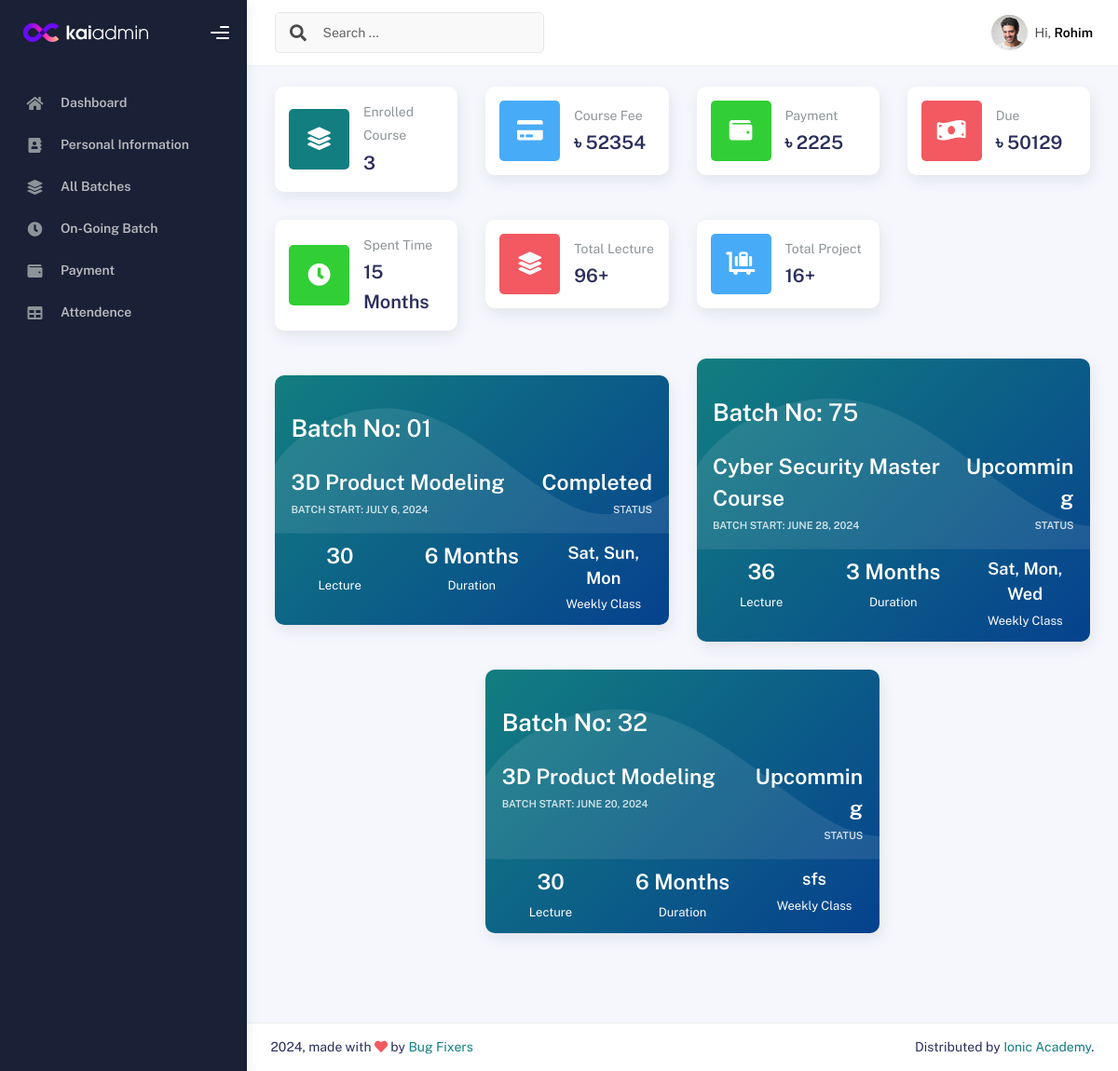
Page /dashboard/ (signed in) on the earlier database version.
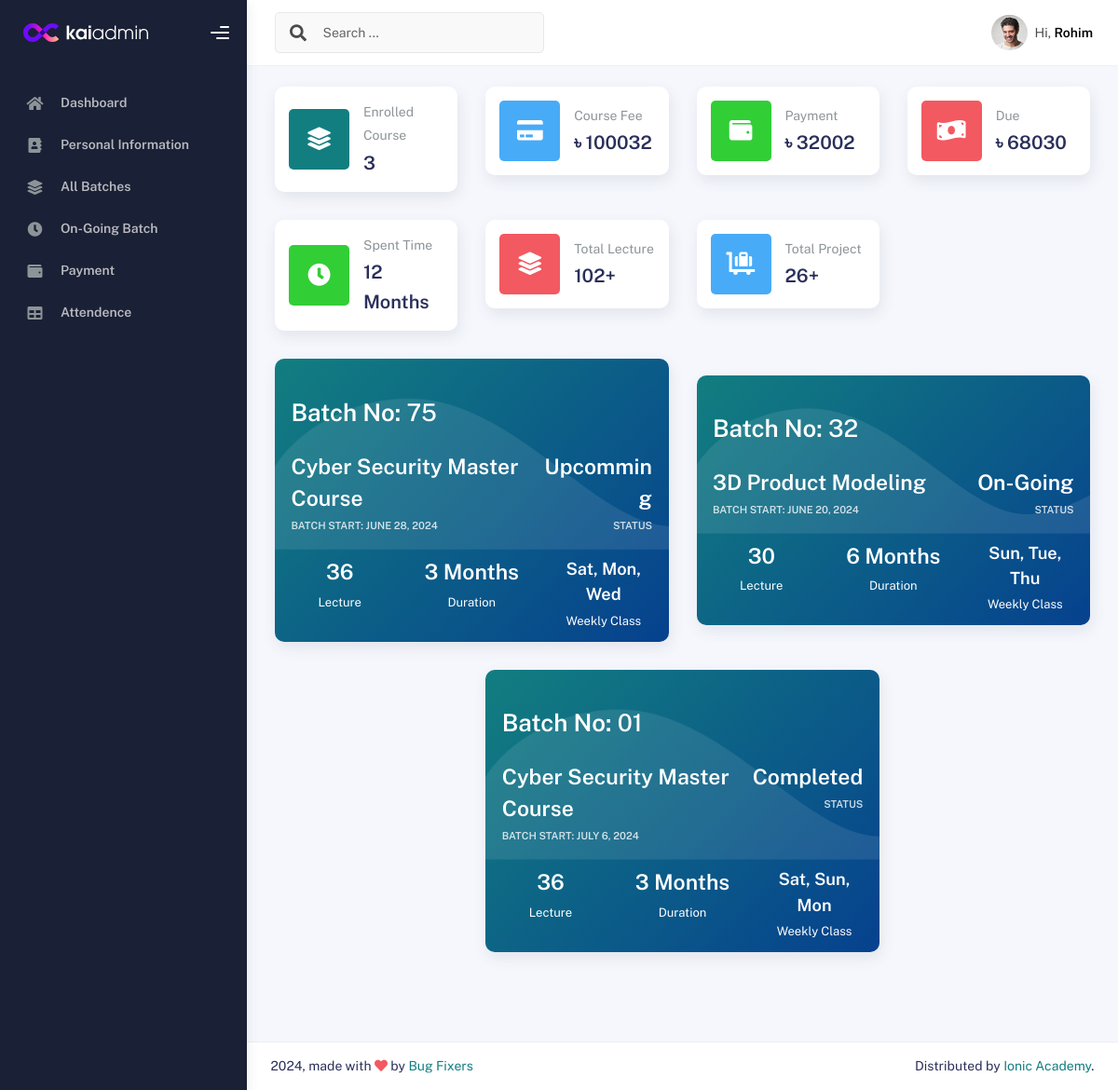
Same page on the later database version.
### IMSapp/models.py (models this page shows)
class AdmittedCourseModel(models.Model):
    Courseuser=models.ForeignKey(IMSUserModel,on_delete=models.CASCADE,related_name='admittedcourseinfo', null=True)
    Studentuser =models.ForeignKey(StudentModel,on_delete=models.CASCADE,related_name='studetinfo', null=True)
    StudentID = models.CharField(max_length=150,null=True)
    LearningBatch=models.ForeignKey(BatchInfoModel,on_delete=models.SET_NULL, related_name="batchinfo",null=True)
    CourseFee=models.CharField(max_length=150,null=True)
    Payment=models.CharField(max_length=150,null=True)
    Due=models.CharField(max_length=150,null=True)
    AdmissionDate=models.DateField(auto_now_add=True,null=True)
    CourseName = models.ForeignKey(CourseInfoModel,on_delete =models.SET_NULL, related_name="courseinfo",null=True)

class BatchInfoModel(models.Model):
    BatchNo=models.CharField(max_length=100,null=True)
    Batchschedule=models.CharField(max_length=100,null=True)
    STATUS = [
        ('On-Going','On-Going'),
        ('Upcomming','Upcomming'),
        ('Completed','Completed')
    ]
    Status=models.CharField(choices = STATUS, max_length=100,null=True)
    BatchStartDate=models.DateField(null=True)
    TotalStudent=models.CharField(max_length=100,null=True)
    BatchInstructor=models.CharField(max_length=100,null=True)
    CourseName=models.ForeignKey(CourseInfoModel,on_delete = models.SET_NULL,related_name='coursenameinfo',null=True)
    def __str__(self):
        return self.BatchNo

class CourseInfoModel(models.Model):
    CourseName=models.CharField(max_length=150, null=True)
    Sologan=models.CharField(max_length=100, null=True)
    ShortSummary=models.CharField(max_length=150, null=True)
    CourseCategory=models.ForeignKey(CourseCategoryModel,on_delete=models.SET_NULL,related_name='coursecategory', null=True)
    Lecture=models.IntegerField(null=True)
    CourseDuration=models.IntegerField(null=True)
    WeeklyClass=models.IntegerField(null=True)
    ClassDuration=models.IntegerField(null=True)
    TotalProject=models.IntegerField(null=True)
    CourseOverview=models.TextField(null=True)
    CourseCurrriculum=models.TextField(null=True)
    Software=models.TextField(max_length=200, null=True)
    CourseFor=models.TextField(null=True)
    JobPositions=models.TextField(null=True)
    CourseFee=models.IntegerField(null=True)
    IntroVideo=models.CharField(max_length=200, null=True)
    CourseImage=models.ImageField(upload_to='media/courseImage', null=True)
    def __str__(self):
        return self.CourseName

### IMSapp/views.py (the view)
# urls.py: path('dashboard/',dashboard,name="dashboard"),
@login_required
def dashboard(request):
    coursedata = CourseInfoModel.objects.all()
    categorydata = CourseCategoryModel.objects.all()
    studentdata = StudentModel.objects.all()
    batchdata = BatchInfoModel.objects.all()
    teacherdata = TeacherModel.objects.all()
    admittedcourse = AdmittedCourseModel.objects.all()
    totalenrolledstudent = admittedcourse.count()
    totalteacher = teacherdata.count()
    totalbatch = batchdata.count()
    totalcourse = coursedata.count()
    combined_data = []
    for data in batchdata:
        enrolledstudent = AdmittedCourseModel.objects.filter(LearningBatch=data).count()
        combined_data.append({
            'batchdata': data,
            'enrolledstudent': enrolledstudent,
        })
    current_user = request.user
    coursefee=0
    payment=0
    studentcoursedata=AdmittedCourseModel.objects.filter(Courseuser=current_user)
    for batch in studentcoursedata:
        coursefee += int(batch.CourseFee)
        payment += int(batch.Payment)
    due = int(coursefee) - int(payment)
    spenttime = 0
    lecture = 0
    project = 0
    for batch in studentcoursedata:
        course = get_object_or_404(CourseInfoModel,CourseName =batch.LearningBatch.CourseName)
        spenttime += int(course.CourseDuration)
        lecture += int(course.Lecture)
        project += int(course.TotalProject)
    context = {
        'teacherdata':teacherdata,
        'coursedata':coursedata,
        'categorydata':categorydata,
        'studentdata':studentdata,
        'totalenrolledstudent':totalenrolledstudent,
        'totalteacher':totalteacher,
        'totalbatch':totalbatch,
        'totalcourse':totalcourse,
        'combined_data':combined_data,
        'studentcoursedata':studentcoursedata,
        'coursefee':coursefee,
        'payment':payment,
        'due':due,
        'spenttime':spenttime,
        'lecture':lecture,
        'project':project,
    }
    return render(request,'common/dashboard.html',context)

### IMSapp/templates/common/dashboard.html (shortened to what the changed rows need)
{% extends 'profilemaster/master.html' %}
{% block content %}
{% if user.UserType == 'Student' %}
<div class="row">
  <div class="col-sm-6 col-md-3">
    <div class="card card-stats card-round">
      <div class="card-body">
        <div class="row align-items-center">
          <div class="col-icon">
            <div class="icon-big text-center icon-primary bubble-shadow-small">
              <i class="fas fa-layer-group"></i>
            </div>
          </div>
          <div class="col col-stats ms-3 ms-sm-0">
            <div class="numbers">
              <p class="card-category">Enrolled Course</p>
              <h4 class="card-title">{{studentcoursedata|length}}</h4>
            </div>
          </div>
        </div>
      </div>
    </div>
  </div>
  <div class="col-sm-6 col-md-3">
    <div class="card card-stats card-round">
      <div class="card-body">
        <div class="row align-items-center">
          <div class="col-icon">
            <div class="icon-big text-center icon-info bubble-shadow-small">
              <i class="fas fa-credit-card"></i>
            </div>
          </div>
          <div class="col col-stats ms-3 ms-sm-0">
            <div class="numbers">
              <p class="card-category">Course Fee</p>
              <h4 class="card-title">৳ {{coursefee}}</h4>
            </div>
          </div>
        </div>
      </div>
    </div>
  </div>
  <div class="col-sm-6 col-md-3">
    <div class="card card-stats card-round">
      <div class="card-body">
        <div class="row align-items-center">
          <div class="col-icon">
            <div class="icon-big text-center icon-success bubble-shadow-small">
              <i class="fas fa-wallet"></i>
            </div>
          </div>
          <div class="col col-stats ms-3 ms-sm-0">
            <div class="numbers">
              <p class="card-category">Payment</p>
              <h4 class="card-title">৳ {{payment}}</h4>
            </div>
          </div>
        </div>
      </div>
    </div>
  </div>
  <div class="col-sm-6 col-md-3">
      <div class="card card-stats card-round">
        <div class="card-body">
          <div class="row align-items-center">
            <div class="col-icon">
              <div class="icon-big text-center icon-danger bubble-shadow-small">
                  <i class="fas fa-money-bill-wave"></i>
              </div>
            </div>
            <div class="col col-stats ms-3 ms-sm-0">
              <div class="numbers">
                <p class="card-category">Due</p>
                <h4 class="card-title">৳ {{due}}</h4>
              </div>
            </div>
          </div>
        </div>
      </div>
    </div>
</div>
<div class="row">
  <div class="col-sm-6 col-md-3">
      <div class="card card-stats card-round">
          <div class="card-body">
              <div class="row align-items-center">
                  <div class="col-icon">
                      <div class="icon-big text-center icon-success bubble-shadow-small">
                          <i class="fas fa-clock"></i>
                      </div>
                  </div>
                  <div class="col col-stats ms-3 ms-sm-0">
                      <div class="numbers">
                          <p class="card-category">Spent Time</p>
                          <h4 class="card-title">{{spenttime}} Months</h4>
                      </div>
                  </div>
              </div>
          </div>
      </div>
  </div>
  <div class="col-sm-6 col-md-3">
      <div class="card card-stats card-round">
          <div class="card-body">
              <div class="row align-items-center">
                  <div class="col-icon">
                      <div class="icon-big text-center icon-danger bubble-shadow-small">
                          <i class="fas fa-layer-group"></i>
                      </div>
                  </div>
                  <div class="col col-stats ms-3 ms-sm-0">
                      <div class="numbers">
                          <p class="card-category">Total Lecture</p>
                          <h4 class="card-title">{{lecture}}+</h4>
                      </div>
                  </div>
              </div>
          </div>
      </div>
  </div>
  <div class="col-sm-6 col-md-3">
      <div class="card card-stats card-round">
        <div class="card-body">
          <div class="row align-items-center">
            <div class="col-icon">
              <div class="icon-big text-center icon-info bubble-shadow-small">
                <i class="fas fa-luggage-cart"></i>
              </div>
            </div>
            <div class="col col-stats ms-3 ms-sm-0">
              <div class="numbers">
                <p class="card-category">Total Project</p>
                <h4 class="card-title">{{project}}+</h4>
              </div>
            </div>
          </div>
        </div>
      </div>
    </div>
</div>
<div class="row justify-content-center align-items-center mb-5">
  {% for i in studentcoursedata %}
  <div class="col-md-6">
      <a href="{% url 'batchdetails' i.LearningBatch.id %}">
      <div class="card card-black bg-primary-gradient">
          <div class="card-body curves-shadow">
              <h2 class="py-4 mb-0"><strong>Batch No:</strong> {{i.LearningBatch}}</h2>
              <div class="row">
                  <div class="col-8 pe-0">
                      <h3 class="fw-bold mb-1">{{i.LearningBatch.CourseName}}</h3>
                      <div class="text-small text-uppercase fw-bold op-8">
                          Batch Start: {{i.LearningBatch.BatchStartDate}}
                      </div>
                  </div>
                  <div class="col-4 ps-0 text-end">
                      <h3 class="fw-bold mb-1">{{i.LearningBatch.Status}} </h3>
                      <div class="text-small text-uppercase fw-bold op-8">
                          Status
                      </div>
                  </div>
              </div>
          </div>
          <div class="card-footer">
              <div class="row user-stats text-center">
                  <div class="col">
                      <h3 class="number fw-bold p-0 m-0">{{i.LearningBatch.CourseName.Lecture}}</h3>
                      <div class="title">Lecture</div>
                  </div>
                  <div class="col">
                      <h3 class="number fw-bold p-0 m-0">{{i.LearningBatch.CourseName.CourseDuration}} Months</h3>
                      <div class="title">Duration</div>
                  </div>
                  <div class="col">
                      <h5 class="number fw-bold p-0 m-0">{{i.LearningBatch.Batchschedule}}</h5>
                      <div class="title">Weekly Class</div>
                  </div>
              </div>
          </div>
      </div>
      </a>
  </div>
  {% endfor %}
</div>
{% endif %}
{% endblock content %}

Differences in the rows shown:
removed AdmittedCourseModel: LearningBatch "01", LearningBatch.CourseName "3D Product Modeling", LearningBatch.BatchStartDate "JULY 6, 2024", LearningBatch.Status "Completed", LearningBatch.CourseName.Lecture "30", LearningBatch.CourseName.CourseDuration "6", LearningBatch.Batchschedule "Sat, Sun, Mon"
changed through a linked row, AdmittedCourseModel "3D Product Modeling": LearningBatch.Status "Upcomming" → "On-Going"; LearningBatch.Batchschedule "sfs" → "Sun, Tue, Thu"
added AdmittedCourseModel: LearningBatch "01", LearningBatch.CourseName "Cyber Security Master Course", LearningBatch.BatchStartDate "JULY 6, 2024", LearningBatch.Status "Completed", LearningBatch.CourseName.Lecture "36", LearningBatch.CourseName.CourseDuration "3", LearningBatch.Batchschedule "Sat, Sun, Mon"
Other differences:
{{ coursefee }}: "52354" → "100032"
{{ payment }}: "2225" → "32002"
{{ due }}: "50129" → "68030"
{{ spenttime }}: "15" → "12"
{{ lecture }}: "96" → "102"
{{ project }}: "16" → "26"
